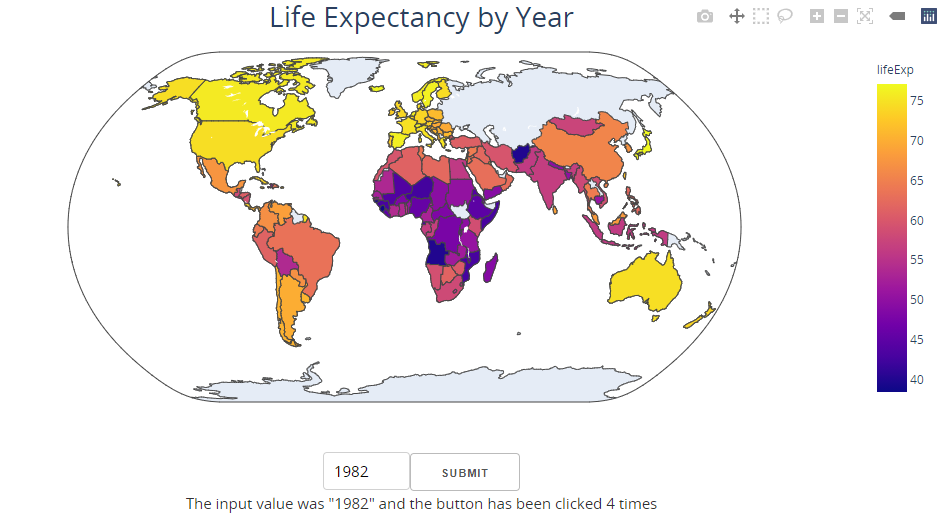

Python code for this plot:
# Environment used: dash1_8_0_env
import pandas as pd     #(version 1.0.0)
import plotly           #(version 4.5.0)
import plotly.express as px

import dash             #(version 1.8.0)
import dash_core_components as dcc
import dash_html_components as html
from dash.dependencies import Input, Output, State
from dash.exceptions import PreventUpdate

df = px.data.gapminder()
# print(df[:5])


external_stylesheets = ["https://codepen.io/chriddyp/pen/bWLwgP.css"]

app = dash.Dash(__name__, external_stylesheets=external_stylesheets)

#---------------------------------------------------------------
app.layout = html.Div([

    html.Div([
        dcc.Graph(id='the_graph')
    ]),

    html.Div([
        dcc.Input(id='input_state', type='number', inputMode='numeric', value=2007,
                  max=2007, min=1952, step=5, required=True),
        html.Button(id='submit_button', n_clicks=0, children='Submit'),
        html.Div(id='output_state'),
    ],style={'text-align': 'center'}),

])

#---------------------------------------------------------------
@app.callback(
    [Output('output_state', 'children'),
    Output(component_id='the_graph', component_property='figure')],
    [Input(component_id='submit_button', component_property='n_clicks')],
    [State(component_id='input_state', component_property='value')]
)
def update_output(num_clicks, val_selected):
    if val_selected is None:
        raise PreventUpdate
    else:
        df_filtered = df.query("year=={}".format(val_selected))
        # print(df_filtered[:3])

        fig = px.choropleth(df_filtered, locations="iso_alpha",
                            color="lifeExp",
                            hover_name="country",
                            projection='natural earth',
                            title='Life Expectancy by Year',
                            color_continuous_scale=px.colors.sequential.Plasma)

        fig.update_layout(title=dict(font=dict(size=28),x=0.5,xanchor='center'),
                          margin=dict(l=60, r=60, t=50, b=50))

        msg = f'The input value was "{val_selected}" and the button has been \
                clicked {num_clicks} times'
        return msg, fig

if __name__ == '__main__':
    app.run_server(debug=True)
